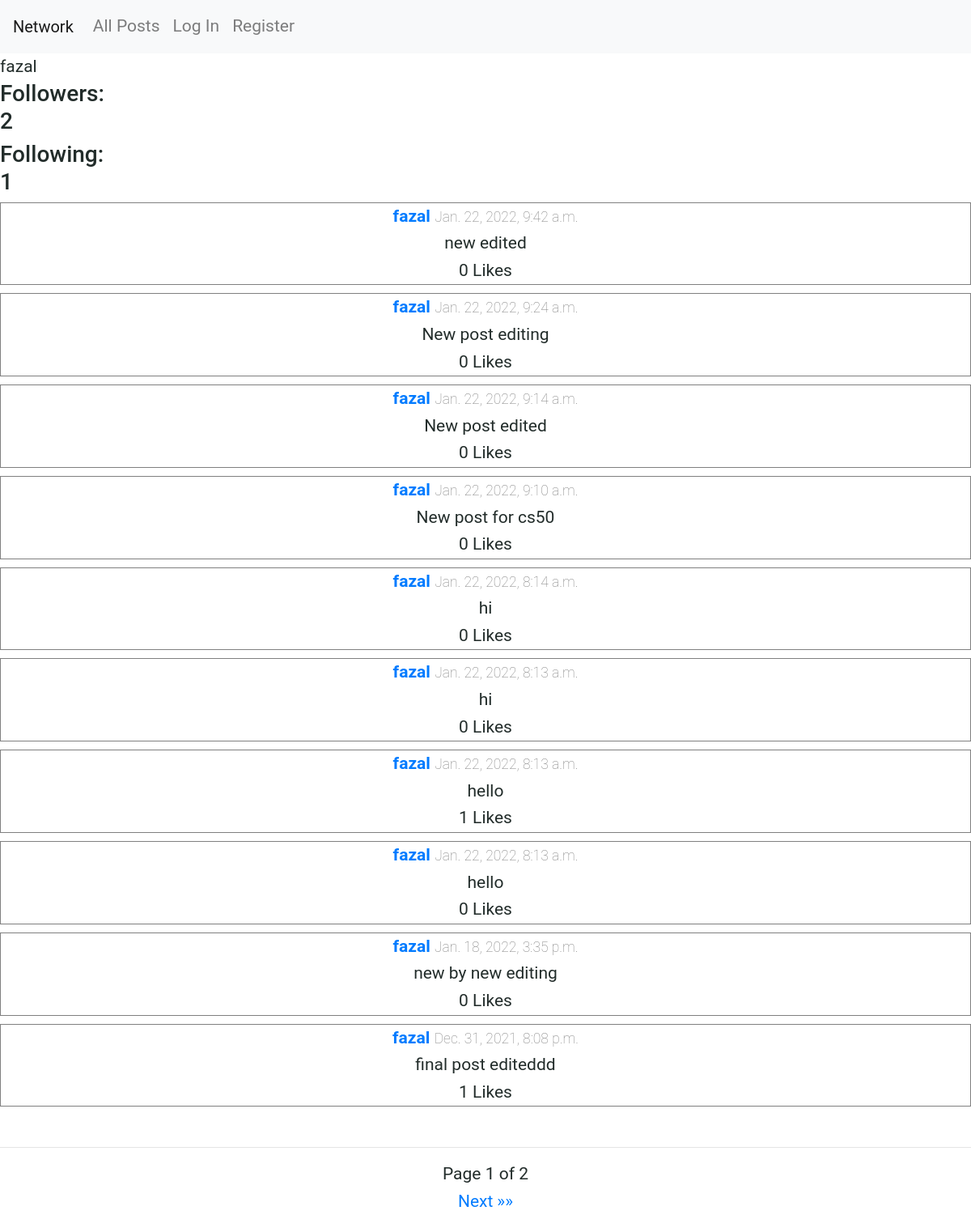
The page /fazal on the database its author committed.
### network/models.py (models this page shows)
class User(AbstractUser):
    pass

class Post(models.Model):
    user = models.ForeignKey(User, on_delete=CASCADE, related_name="poster")
    content = models.TextField(max_length=280)
    timestamp = models.DateTimeField(auto_now_add=True)
    likes = models.IntegerField(default=0)
    liked_by_user = models.BooleanField(default=False)
    allow_edit = models.BooleanField(default=False)

### network/views.py (the view)
# urls.py: path("<str:username>", views.profile, name="profile")
def profile(request, username):
    try:
        user = User.objects.get(username=username)
    except User.DoesNotExist:
        user = None
    try:
        followers = Followers.objects.filter(of=user).values_list('followed', flat=True)
    except Followers.DoesNotExist:
        followers = None
    try:
        following = Following.objects.filter(of=user).values_list('followed', flat=True)
    except Following.DoesNotExist:
        following = None
    try:
        posts = Post.objects.filter(user=user)
    except Post.DoesNotExist:
        posts = []
    if request.user.id in followers:
        followed = True
    else:
        followed = False
    p = Paginator(Post.objects.filter(user=user).order_by('-timestamp'), 10)
    page = request.GET.get('page')
    posts = p.get_page(page)
    try:
        for post in posts:
            if post.user == request.user:
                post.allow_edit = True
            try:
                liked = Likes.objects.get(post_id=post.id, liked_by=request.user)
                post.liked_by_user = True
            except Likes.DoesNotExist:
                pass
    except TypeError:
        pass
    return render(request, "network/profile.html", {
        "profile" : user,
        "posts" : posts,
        "followers" : len(followers),
        "following" : len(following),
        "followed" : followed,
        "posts" : posts
    })

### network/templates/network/profile.html (shortened to what this page needs)
{% extends "network/layout.html" %}
{% block body %}
    <div id="user" data-username="{{ profile.username }}">{{ profile.username }}</div>
    <h3>Followers: <div id="followers">{{ followers }}</div></h3>
    <h3>Following: <div id="following">{{ following }}</div></h3>
    <div class="posts">
        {% for post in posts %}
            <div class="post {{ post.id}}">
                <div style="font-weight: bold;"><a href="{% url 'profile' post.user.username %}">{{ post.user.username }}</a> <span class="time">{{ post.timestamp }}</span></div>
                <div class="content{{ post.id }}">{{ post.content }}</div>
                <div id="likes" class="likes-of-{{ post.id }}">{{ post.likes }} Likes</div>
            </div>
        {% empty %}
            No Posts found.
        {% endfor %}
    </div>
    <br/><hr>
    <div class="pages">Page {{ posts.number }} of {{ posts.paginator.num_pages }}</div>
    <div class="pagination">
        {% if posts.has_next %}
            <a href="?page={{ posts.next_page_number }}">Next</a>
            <a href="?page={{ posts.paginator.num_pages }}">&raquo&raquo</a>
        {% endif %}
    </div>
{% endblock %}

### network/static/network/styles.css (style rules this page uses)
*, *::before, *::after { box-sizing: border-box; }
body { margin: 0; font-family: 'Roboto', sans-serif; font-size: 1.3125rem; line-height: 1.6; color: #222C2A; }
.posts { display: flex; flex-direction: column; gap: 10px; }
.post { border: 0.1px solid gray; display: flex; flex-direction: column; align-items: center; padding: 10px auto; }
.time { font-size: smaller; color: gray; font-weight: 100; }
.pagination { display: flex; justify-content: center; gap: 5px; }
.pages { display: flex; justify-content: center; }

### rows shown on the page
User: username "fazal"
Post: user.username "fazal", timestamp "Jan. 22, 2022, 9:42 a.m.", content "new edited", likes "0"
Post: user.username "fazal", timestamp "Jan. 22, 2022, 9:24 a.m.", content "New post editing", likes "0"
Post: user.username "fazal", timestamp "Jan. 22, 2022, 9:14 a.m.", content "New post edited", likes "0"
Post: user.username "fazal", timestamp "Jan. 22, 2022, 9:10 a.m.", content "New post for cs50", likes "0"
Post: user.username "fazal", timestamp "Jan. 22, 2022, 8:14 a.m.", content "hi", likes "0"
Post: user.username "fazal", timestamp "Jan. 22, 2022, 8:13 a.m.", content "hi", likes "0"
Post: user.username "fazal", timestamp "Jan. 22, 2022, 8:13 a.m.", content "hello", likes "1"
Post: user.username "fazal", timestamp "Jan. 22, 2022, 8:13 a.m.", content "hello", likes "0"
Post: user.username "fazal", timestamp "Jan. 18, 2022, 3:35 p.m.", content "new by new editing", likes "0"
Post: user.username "fazal", timestamp "Dec. 31, 2021, 8:08 p.m.", content "final post editeddd", likes "1"

### other values the page prints
{{ followers }} "2"
{{ following }} "1"
{{ posts.number }} "1"
{{ posts.paginator.num_pages }} "2"
